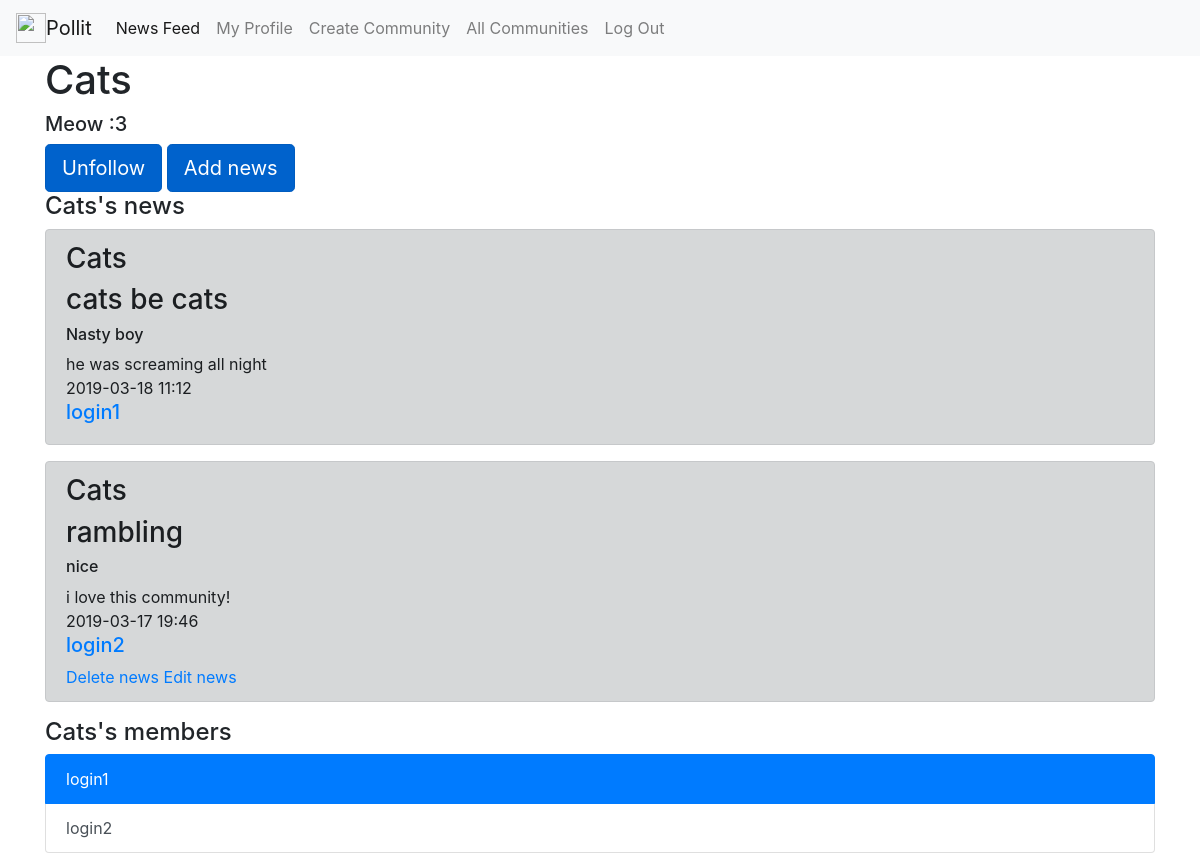
/community/Cats (signed in), run on the app's committed database.
### tables this page shows
CREATE TABLE communities 
                            (id INTEGER PRIMARY KEY AUTOINCREMENT,
                             title VARCHAR(100),
                             bio VARCHAR(1000),
                             users VARCHAR(10000)
                             );

CREATE TABLE news 
                            (id INTEGER PRIMARY KEY AUTOINCREMENT,
                             community INTEGER, 
                             title VARCHAR(100),
                             hashtag VARCHAR(100),
                             content VARCHAR(1000),
                             date VARCHAR(1000),
                             user_id INTEGER
                             );

CREATE TABLE users 
                            (id INTEGER PRIMARY KEY AUTOINCREMENT, 
                             user_name VARCHAR(50),
                             password_hash VARCHAR(128),
                             communities VARCHAR(1000)
                             );

### main.py (the view)
@app.route('/community/<community_name>', methods=['GET'])
def community(community_name):
    if 'username' not in session:
        return redirect('/login')
    user_name = session['username']
    community = CommunityModel(db.get_connection()).get_name(community_name)
    news = [(tuply[0], community_model.get(tuply[1])[1], tuply[2], tuply[3], tuply[4],
             tuply[5], user_model.get(tuply[6])[1]) for tuply in
            NewsModel(db.get_connection()).get_all(None, community[0])][::-1]
    admin = int(community[3].split()[0])
    users = [user_model.get(int(i))[1] for i in community[3].split()]
    bio = community[2]
    if session['username'] in users:
        followed = True
    else:
        followed = False
    return render_template('community.html', community_name=community_name, bio=bio, user_name=user_name, news=news, users=users, admin=admin, followed=followed)

### models.py (called while the page is built)
    def get_connection(self):
        return self.conn

    def get(self, user_id):
        cursor = self.connection.cursor()
        cursor.execute("SELECT * FROM users WHERE id = ?", (str(user_id), ))
        row = cursor.fetchone()
        return row

    def get_all(self, user_id=None, community_id=None):
        cursor = self.connection.cursor()
        if user_id:
            cursor.execute("SELECT * FROM news WHERE user_id = ?",
                           (str(user_id), ))
        elif community_id:
            cursor.execute("SELECT * FROM news WHERE community = ?",
                           (str(community_id),))
        else:
            cursor.execute("SELECT * FROM news")
        rows = cursor.fetchall()
        return rows

    def get(self, community_id):
        cursor = self.connection.cursor()
        cursor.execute("SELECT * FROM communities WHERE id = ?", (str(community_id), ))
        row = cursor.fetchone()
        return row

    def get_name(self, community_name):
        cursor = self.connection.cursor()
        cursor.execute("SELECT * FROM communities WHERE title = ?", (str(community_name), ))
        row = cursor.fetchone()
        return row

### templates/community.html
{% extends "base.html" %}
{% block content %}
    <h1>{{ community_name }}</h1>
    <h5>{{ bio }}</h5>
    {% if session['user_id'] == admin %}
        <a href="/community/{{ community_name }}/edit">Edit Community</a>
        <a href="/community/{{ community_name }}/add_news" class="btn btn-primary btn-lg active" role="button" aria-pressed="true">Add news</a>
    {% elif followed and not session['username'] == admin %}
        <a href="/unfollow/{{ community_name }}" class="btn btn-primary btn-lg active" role="button" aria-pressed="true">Unfollow</a>
        <a href="/community/{{ community_name }}/add_news" class="btn btn-primary btn-lg active" role="button" aria-pressed="true">Add news</a>
    {% elif not session['username'] == admin %}
        <a href="/follow/{{ community_name }}" class="btn btn-primary btn-lg active" role="button" aria-pressed="true">Follow</a>
    {% endif %}
    <h4>{{ community_name }}'s news</h4>
    {% for item in news %}
    <div class="alert alert-dark" role="alert">
        <h3>{{ item[1] }}</h3>
        <h3>{{ item[3] }}</h3>
        <h6>{{ item[2] }}</h6>
        <div>{{ item[4] }}</div>
        <div>{{ item[5] }}</div>
        <h5><a href="/profile/{{ item[6] }}">{{ item[6] }}</a></h5>
        {% if item[6] == session['username'] or session['user_id'] == admin %}
            <a href="/delete_news/{{item[0]}}">Delete news</a>
        {% endif %}
        {% if item[6] == session['username'] %}
            <a href="/edit_news/{{item[0]}}">Edit news</a>
        {% endif %}
    </div>
    {% endfor %}
    <h4>{{ community_name }}'s members</h4>
    <div class="list-group">
    {% for item in users %}
        {% if item == users[0] %}
            <a href="/profile/{{ item }}" class="list-group-item list-group-item-action active">{{ item }}</a>
        {% else %}
            <a href="/profile/{{ item }}" class="list-group-item list-group-item-action">{{ item }}</a>
        {% endif %}
    {% endfor %}
    </div>
{% endblock %}

### data on the page
communities: title "Cats", bio "Meow :3", title "Cats" "Cats"
news: hashtag "cats be cats", title "Nasty boy", content "he was screaming all night", date "2019-03-18 11:12"
users: user_name "login1", user_name "login1"
news: hashtag "rambling", title "nice", content "i love this community!", date "2019-03-17 19:46"
users: user_name "login2", user_name "login2"
